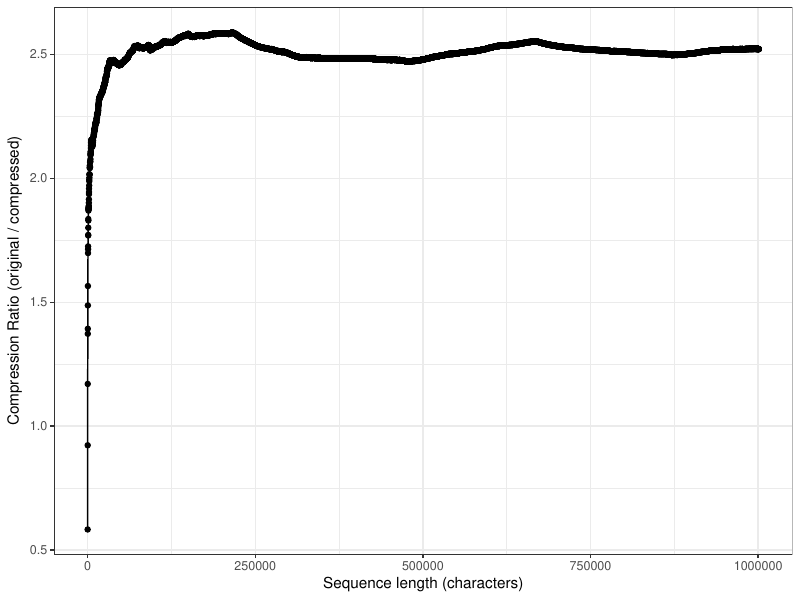

Reproduce this figure in R.
library(ggplot2)

# Input data & output figure
fn_i <- '../data/bnc_10K_lz77_sentences.txt'
fn_o <- 'bnc_10K_lz77_sentences.pdf'

# Plot
pdf(fn_o, height=6, width=8)
p <- ggplot(data=read.table(header=T, file=fn_i), aes(x=length, y=ratio))
p <- p + geom_line() + geom_point()
p <- p + xlab("Sequence length (characters)") 
p <- p + ylab("Compression Ratio (original / compressed)")
p <- p + theme_bw()
p
dev.off()